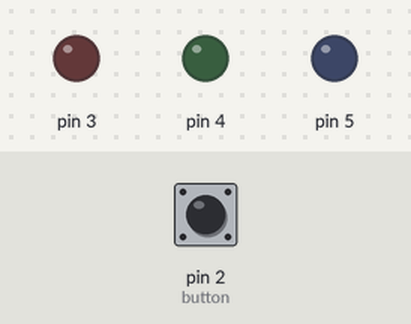
Recording of a program running on a simulated Arduino Uno, built with avr-gcc and run on an emulated ATmega328P. On the bench: output pins drawn as LEDs (lit = HIGH). The inputs (shaded band) are chosen by the test bench; at power-on: pin 2 (button) HIGH.

Above: at 1.2 s.
1.3 s: pin 2 (button) pulled LOW for 0.15 s
At 2.5 s:
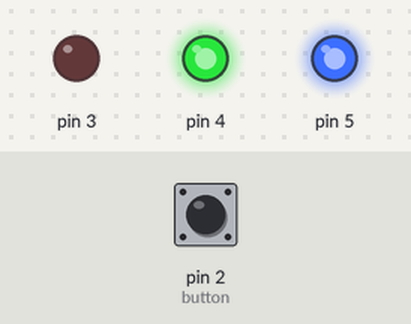
2.9 s: pin 2 (button) pulled LOW for 1 s
At 3.7 s:
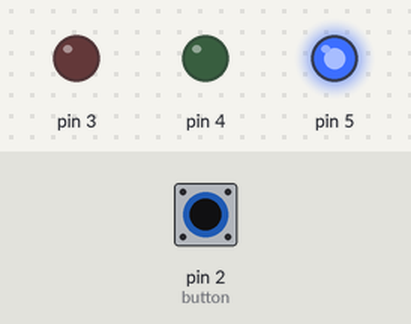
5.4 s: pin 2 (button) pulsed LOW 5 times (0.12 s each, 0.3 s apart)
At 5.85 s:
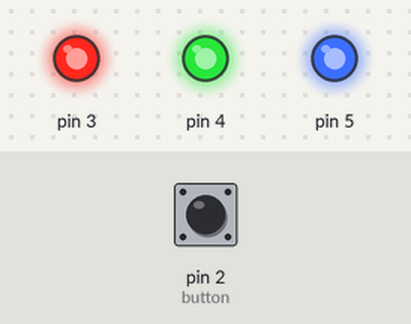
8.4 s: pin 2 (button) pulled LOW for 3.2 s
At 9.1 s:
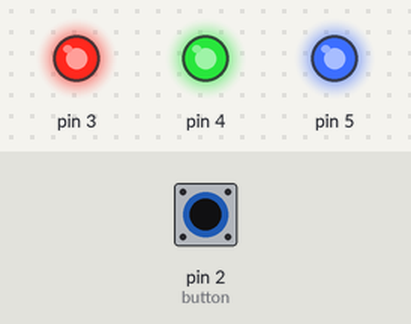
Timing chart, 0 to 11.4 s (numbered marks = the images above; inputs shaded):
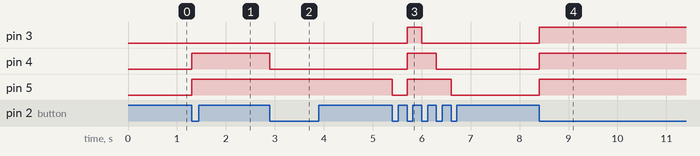

Measured:
- after the input at 1.3 s, pin 4, pin 5: LOW → HIGH at once
- after the input at 2.9 s, pin 4: HIGH → LOW at once
- after the input at 5.4 s, pin 3: LOW → HIGH after 0.30 s, → LOW 0.30 s later; pin 4: LOW → HIGH after 0.30 s, → LOW 0.60 s later; pin 5: HIGH → LOW at once, → HIGH 0.30 s later, → LOW 0.90 s later
- after the input at 8.4 s, pin 3–5: LOW → HIGH at once

The program:

main.cpp
```cpp
#include "rgb_color.h"
#include "tricolor_led.h"
#include "button.h"

void setup() {}

void loop()
{
  static wokwi::button button{2};
  button.tick();
  if (button.click())
  {
    static const wokwi::tricolor_led led{{3, 4, 5}, wokwi::tricolor_led::common_pin::anode};
    static auto color = wokwi::rgb_range::begin();

    if (color != wokwi::rgb_range::end())
      led.power_on(color++);
    else
    {
      led.power_off();
      color = wokwi::rgb_range::begin();
    }
  }
}
```

button.h
```cpp
#ifndef BUTTON_H
#define BUTTON_H

#include <stdint.h>

namespace wokwi
{
    class button
    {
    public:
        explicit button(uint8_t pin, unsigned long duration_bounce = 50);
        button(const button &) = delete;
        button(button &&) = delete;
        ~button() = default;

        button &operator=(const button &) = delete;
        button &operator=(button &&) = delete;

        void tick();
        bool click() const;

    private:
        uint8_t _pin{};
        unsigned long _duration_bounce{};
        unsigned long _timer{};
        bool _click{};
        bool _state{};
    };
}

#endif // !BUTTON_H
```

rgb_color.h
```cpp
#ifndef RGB_COLOR_H
#define RGB_COLOR_H

#include <stdint.h>

namespace wokwi
{
    enum class rgb_color : uint8_t
    {
        red,
        green,
        blue
    };
    wokwi::rgb_color &operator++(wokwi::rgb_color &color);
    wokwi::rgb_color operator++(wokwi::rgb_color &color, int);
    constexpr wokwi::rgb_color operator+(wokwi::rgb_color lhs, uint8_t rhs)
    {
        return static_cast<wokwi::rgb_color>(static_cast<uint8_t>(lhs) + rhs);
    }
    namespace rgb_range
    {
        constexpr wokwi::rgb_color begin() { return wokwi::rgb_color::red; };
        constexpr wokwi::rgb_color end() { return wokwi::rgb_color::blue + 1u; };
    }
}

#endif // !RGB_COLOR_H
```

tricolor_led.h
```cpp
/*
 Светодиоды изготавливаются из полупроводниковых материалов.
 Ниже приведены доступные цвета с падением напряжения на диоде.
 ====================================
 Инфракрасный     | ΔU < 1,90
 ------------------------------------
 Красный          | 1,63 < ΔU < 2,03
 ------------------------------------
 Оранжевый        | 2,03 < ΔU < 2,10
 ------------------------------------
 Жёлтый           | 2,10 < ΔU < 2,18
 ------------------------------------
 Зелёный          | 1,90 < ΔU < 4,00
 ------------------------------------
 Сине-зелёный     | 2,48 < ΔU < 3,70
 ------------------------------------
 Синий            | 2,48 < ΔU < 3,70
 ------------------------------------
 Фиолетовый       | 2,76 < ΔU < 4,00
 ------------------------------------
 Пурпурный        | 2,48 < ΔU < 3,70
 ------------------------------------
 Ультрафиолетовый | 3,10 < ΔU < 4,40
 ------------------------------------
 Белый            | ΔU ≈ 3,50
 ====================================
*/
/*
 Для расчета резистора, ограничивающего ток светодиода,
 используется формула: R = (V - Vl) / Il
*/
/*
 Если у светодиода общий катод, то высокий сигнал digitalWrite(pin, HIGH)
 с управляющих пинов будет включать выбранный цвет, а если общий анод - то выключать.
 Соответственно плавное управление яркостью при помощи ШИМ работает по той же логике:
 у общего катода analogWrite(pin, 200) включит цвет почти на полную яркость,
 а у общего анода - почти полностью погасит.
*/

#ifndef TRICOLOR_LED_H
#define TRICOLOR_LED_H

#include <stdint.h>
#include <stddef.h>
#include <Arduino.h>

#include "rgb_color.h"

namespace wokwi
{
    class tricolor_led
    {
    public:
        enum class common_pin : uint8_t
        {
            anode,
            cathode
        };

        explicit tricolor_led(const uint8_t (&pins)[3], common_pin com);
        tricolor_led(const tricolor_led &) = delete;
        tricolor_led(tricolor_led &&) = delete;
        ~tricolor_led() = default;

        tricolor_led &operator=(const tricolor_led &) = delete;
        tricolor_led &operator=(tricolor_led &&) = delete;

        void power_on(wokwi::rgb_color color) const;
        void power_on() const;
        void power_off(wokwi::rgb_color color) const;
        void power_off() const;

    private:
        void construct_connection_diagram(uint8_t pin, common_pin com) const;
        int _voltage_on_com{};
        uint8_t _channel[3];
    };
}

#endif // !TRICOLOR_LED_H
```

button.cpp
```cpp
#include "button.h"
#include <Arduino.h>

wokwi::button::button(uint8_t pin, unsigned long duration_bounce)
    : _pin{pin}, _duration_bounce{duration_bounce}
{
    pinMode(_pin, INPUT_PULLUP);
}

void wokwi::button::tick()
{
    bool state = !digitalRead(_pin);
    _click = false;

    if (_state != state && millis() - _timer >= _duration_bounce)
    {
        _state = state;
        _timer = millis();
        if (state)
            _click = true;
    }
}

bool wokwi::button::click() const { return _click; }
```

rgb_color.cpp
```cpp
#include "rgb_color.h"

wokwi::rgb_color &wokwi::operator++(wokwi::rgb_color &color)
{
    color = static_cast<wokwi::rgb_color>(static_cast<uint8_t>(color) + 1u);
    return color;
}

wokwi::rgb_color wokwi::operator++(wokwi::rgb_color &color, int)
{
    const auto prev = color;
    color = static_cast<wokwi::rgb_color>(static_cast<uint8_t>(color) + 1u);
    return prev;
}
```

tricolor_led.cpp
```cpp
#include "tricolor_led.h"
#include <Arduino.h>

wokwi::tricolor_led::tricolor_led(const uint8_t (&pins)[3], common_pin com)
    : _voltage_on_com{com == common_pin::anode ? HIGH : LOW}
{
    for (auto color = wokwi::rgb_range::begin(); color != wokwi::rgb_range::end(); ++color)
    {
        const auto color_index = static_cast<uint8_t>(color);
        static size_t pin_index{};
        _channel[color_index] = pins[pin_index++];
        construct_connection_diagram(color_index, com);
    }
}

void wokwi::tricolor_led::power_on(wokwi::rgb_color color) const
{
    const auto color_index = static_cast<uint8_t>(color);
    digitalWrite(_channel[color_index], !_voltage_on_com);
}
void wokwi::tricolor_led::power_on() const
{
    for (auto color = wokwi::rgb_range::begin(); color != wokwi::rgb_range::end(); ++color)
        power_on(color);
}
void wokwi::tricolor_led::power_off(wokwi::rgb_color color) const
{
    const auto color_index = static_cast<uint8_t>(color);
    digitalWrite(_channel[color_index], _voltage_on_com);
}
void wokwi::tricolor_led::power_off() const
{
    for (auto color = wokwi::rgb_range::begin(); color != wokwi::rgb_range::end(); ++color)
        power_off(color);
}

void wokwi::tricolor_led::construct_connection_diagram(uint8_t pin, common_pin com) const
{
    pinMode(_channel[pin], OUTPUT);
    if (com == common_pin::anode)
        digitalWrite(_channel[pin], _voltage_on_com);
}
```
